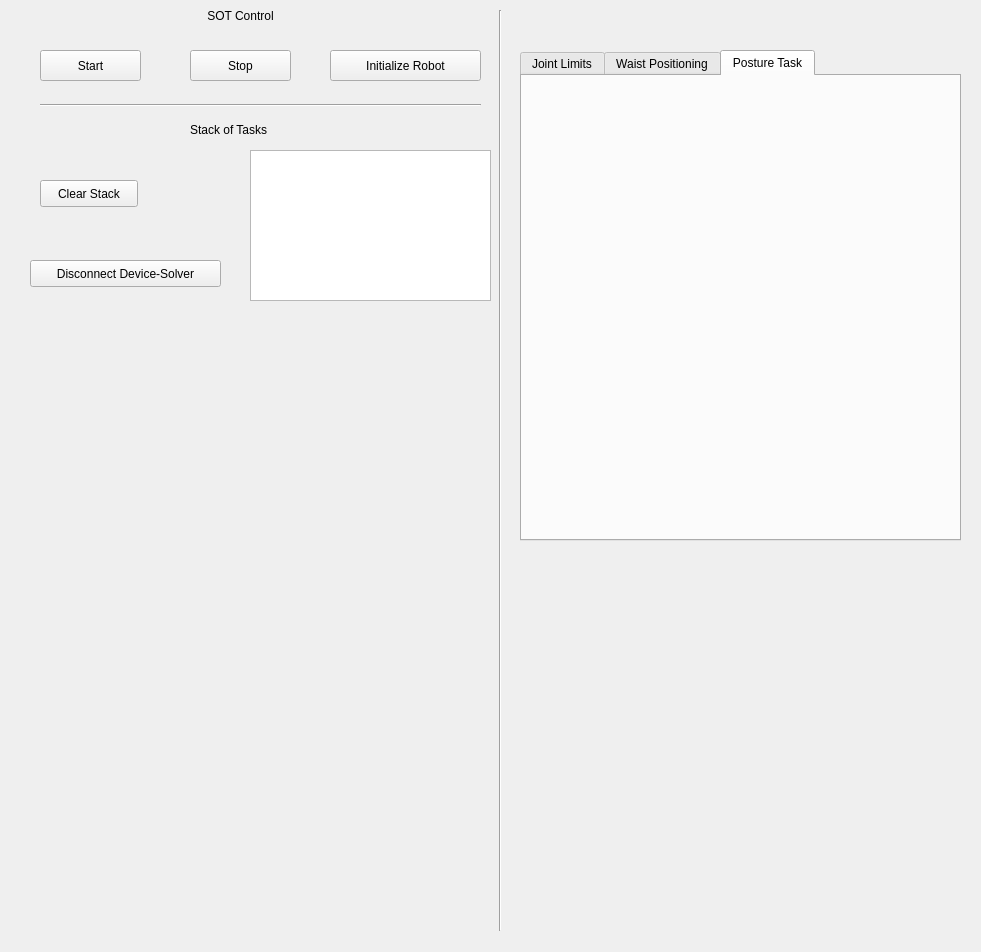
<?xml version="1.0" encoding="UTF-8"?>
<ui version="4.0">
 <class>SOTInterface</class>
 <widget class="QWidget" name="SOTInterface">
  <property name="geometry">
   <rect>
    <x>0</x>
    <y>0</y>
    <width>981</width>
    <height>952</height>
   </rect>
  </property>
  <property name="windowTitle">
   <string>Form</string>
  </property>
  <widget class="QPushButton" name="Start">
   <property name="geometry">
    <rect>
     <x>40</x>
     <y>50</y>
     <width>101</width>
     <height>31</height>
    </rect>
   </property>
   <property name="sizePolicy">
    <sizepolicy hsizetype="Preferred" vsizetype="Preferred">
     <horstretch>0</horstretch>
     <verstretch>0</verstretch>
    </sizepolicy>
   </property>
   <property name="text">
    <string>Start</string>
   </property>
  </widget>
  <widget class="QPushButton" name="Stop">
   <property name="geometry">
    <rect>
     <x>190</x>
     <y>50</y>
     <width>101</width>
     <height>31</height>
    </rect>
   </property>
   <property name="sizePolicy">
    <sizepolicy hsizetype="Preferred" vsizetype="Preferred">
     <horstretch>0</horstretch>
     <verstretch>0</verstretch>
    </sizepolicy>
   </property>
   <property name="text">
    <string>Stop</string>
   </property>
  </widget>
  <widget class="QLabel" name="label_2">
   <property name="geometry">
    <rect>
     <x>-10</x>
     <y>0</y>
     <width>501</width>
     <height>31</height>
    </rect>
   </property>
   <property name="text">
    <string>SOT Control</string>
   </property>
   <property name="alignment">
    <set>Qt::AlignCenter</set>
   </property>
  </widget>
  <widget class="QPushButton" name="Stop_2">
   <property name="geometry">
    <rect>
     <x>330</x>
     <y>50</y>
     <width>151</width>
     <height>31</height>
    </rect>
   </property>
   <property name="sizePolicy">
    <sizepolicy hsizetype="Preferred" vsizetype="Preferred">
     <horstretch>0</horstretch>
     <verstretch>0</verstretch>
    </sizepolicy>
   </property>
   <property name="text">
    <string>Initialize Robot</string>
   </property>
  </widget>
  <widget class="Line" name="line">
   <property name="windowModality">
    <enum>Qt::NonModal</enum>
   </property>
   <property name="geometry">
    <rect>
     <x>40</x>
     <y>80</y>
     <width>441</width>
     <height>51</height>
    </rect>
   </property>
   <property name="sizePolicy">
    <sizepolicy hsizetype="Preferred" vsizetype="Preferred">
     <horstretch>0</horstretch>
     <verstretch>0</verstretch>
    </sizepolicy>
   </property>
   <property name="orientation">
    <enum>Qt::Horizontal</enum>
   </property>
  </widget>
  <widget class="QTextEdit" name="logging">
   <property name="geometry">
    <rect>
     <x>250</x>
     <y>150</y>
     <width>241</width>
     <height>151</height>
    </rect>
   </property>
   <property name="sizePolicy">
    <sizepolicy hsizetype="Preferred" vsizetype="Preferred">
     <horstretch>0</horstretch>
     <verstretch>0</verstretch>
    </sizepolicy>
   </property>
  </widget>
  <widget class="QLabel" name="label">
   <property name="geometry">
    <rect>
     <x>190</x>
     <y>120</y>
     <width>101</width>
     <height>20</height>
    </rect>
   </property>
   <property name="text">
    <string>Stack of Tasks</string>
   </property>
  </widget>
  <widget class="QPushButton" name="pushButton">
   <property name="geometry">
    <rect>
     <x>40</x>
     <y>180</y>
     <width>98</width>
     <height>27</height>
    </rect>
   </property>
   <property name="text">
    <string>Clear Stack</string>
   </property>
  </widget>
  <widget class="QPushButton" name="pushButton_2">
   <property name="geometry">
    <rect>
     <x>30</x>
     <y>260</y>
     <width>191</width>
     <height>27</height>
    </rect>
   </property>
   <property name="text">
    <string>Disconnect Device-Solver</string>
   </property>
  </widget>
  <widget class="QTabWidget" name="Tasks">
   <property name="geometry">
    <rect>
     <x>520</x>
     <y>50</y>
     <width>441</width>
     <height>491</height>
    </rect>
   </property>
   <property name="currentIndex">
    <number>2</number>
   </property>
   <widget class="QWidget" name="Task1">
    <attribute name="title">
     <string>Joint Limits</string>
    </attribute>
    <widget class="QWidget" name="formLayoutWidget">
     <property name="geometry">
      <rect>
       <x>70</x>
       <y>60</y>
       <width>91</width>
       <height>80</height>
      </rect>
     </property>
     <layout class="QFormLayout" name="formLayout">
      <item row="0" column="0">
       <widget class="QLabel" name="xLabel">
        <property name="text">
         <string>x</string>
        </property>
       </widget>
      </item>
      <item row="0" column="1">
       <widget class="QLineEdit" name="xLineEdit"/>
      </item>
      <item row="1" column="0">
       <widget class="QLabel" name="xLabel_2">
        <property name="text">
         <string>y</string>
        </property>
       </widget>
      </item>
      <item row="1" column="1">
       <widget class="QLineEdit" name="xLineEdit_2">
        <property name="text">
         <string/>
        </property>
       </widget>
      </item>
     </layout>
    </widget>
   </widget>
   <widget class="QWidget" name="task2">
    <property name="enabled">
     <bool>true</bool>
    </property>
    <attribute name="title">
     <string>Waist Positioning</string>
    </attribute>
   </widget>
   <widget class="QWidget" name="tab_3">
    <attribute name="title">
     <string>Posture Task</string>
    </attribute>
   </widget>
  </widget>
  <widget class="Line" name="line_2">
   <property name="geometry">
    <rect>
     <x>490</x>
     <y>10</y>
     <width>20</width>
     <height>921</height>
    </rect>
   </property>
   <property name="orientation">
    <enum>Qt::Vertical</enum>
   </property>
  </widget>
 </widget>
 <resources/>
 <connections/>
</ui>
